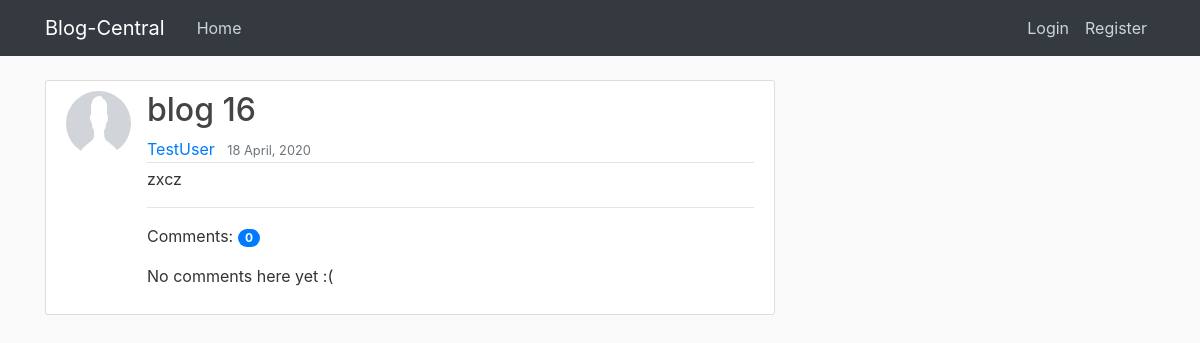
Page /post/15/ on the earlier database version.
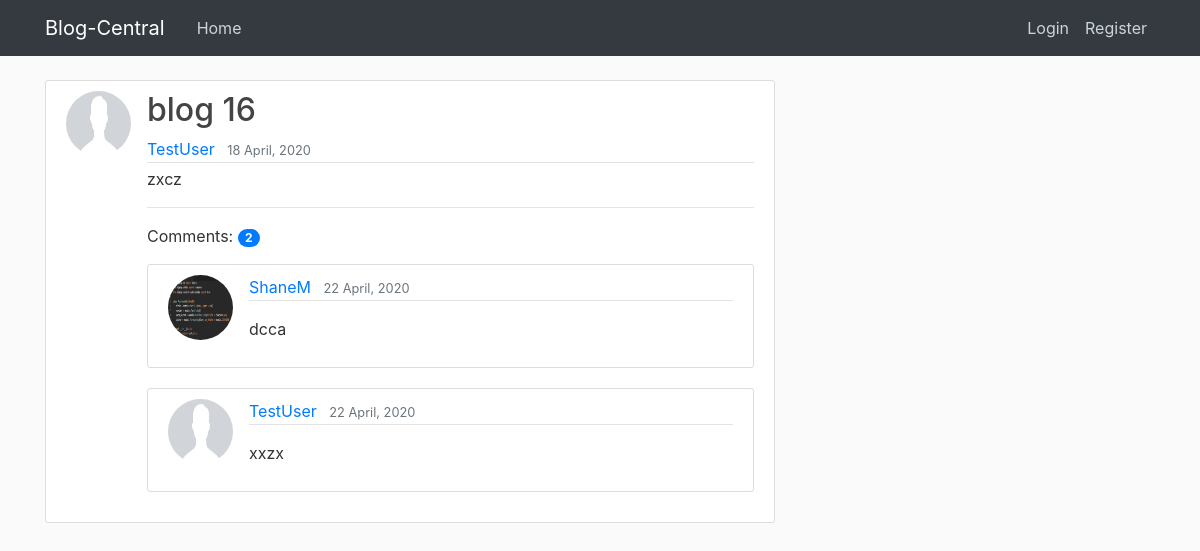
Same page on the later database version.
### blog/models.py (models this page shows, shortened)
class Post(models.Model):
    title = models.CharField(max_length = 100)
    content = models.TextField()
    date_posted = models.DateTimeField(default = timezone.now)
    author = models.ForeignKey(User, on_delete = models.CASCADE)

class Comment(models.Model):
    post = models.ForeignKey('blog.Post', on_delete=models.CASCADE, related_name='comments')
    author = models.ForeignKey(User, on_delete = models.CASCADE)
    content = models.TextField()
    date_posted = models.DateTimeField(default = timezone.now)

### users/models.py (models this page shows, shortened)
class Profile(models.Model):
    user = models.OneToOneField(User, on_delete = models.CASCADE)
    image = models.ImageField(default = 'default.jpg', upload_to =  'profile_pics')

### blog/views.py (the view)
# urls.py: path('post/<int:pk>/',  PostDetailView.as_view(), name= 'post-detail' ),
class PostDetailView(DetailView):
    model = Post

### blog/templates/blog/post_detail.html (shortened to what this page needs)
{% extends 'blog/base.html'%}
{% load crispy_forms_tags %}
{% block content %}
<article class="media content-section">
    <img class="rounded-circle article-img" src=" {{ object.author.profile.image.url }}" alt="">
    <div class="media-body">
        <h2 class="article-title">{{ object.title }}</h2>
        <div class="article-metadata">
            <div class="row">
                <div class="col-md-9">
                    <a class="mr-2" href="{% url 'user-posts' object.author.username %}">{{ object.author }}</a>
                    <small class="text-muted">{{ object.date_posted |date:"d F, Y" }}</small>
                </div>
                <div class="col-md-3">
                </div>
            </div>
        </div>
        <p class="article-content">{{ object.content }}</p>
        <hr>
        <div class="row">
            <div class="col-md-9">
              <p>Comments:
                  <span class="badge badge-primary badge-pill">{{ post.comments.count }}</span>
              </p>
            </div>
            <div class="col-md-3">
            </div>
        </div>
        {% for comment in post.comments.all %}
            <article class="media content-section">
                <img class="rounded-circle article-img" src=" {{ comment.author.profile.image.url }}" alt="">
                <div class="media-body">
                    <div class="article-metadata">
                        <a class="mr-2" href="{% url 'user-posts' post.author.username %}">{{ comment.author }}</a>
                        <small class="text-muted">{{ comment.date_posted |date:"d F, Y" }}</small>
                    </div>
                    <p class="article-content">{{ comment.content|linebreaks }}</p>
                </div>
            </article>
        {% empty %}
            <p>No comments here yet :(</p>
        {% endfor %}
    </div>
</article>
{% endblock content %}

Differences in the rows shown:
computed for Post "blog 16": comments.count "0" → "2"
added Comment: author.profile.image (picture), author "ShaneM", date_posted "22 April, 2020", content "dcca"
added Comment: author.profile.image (placeholder picture), author "TestUser", date_posted "22 April, 2020", content "xxzx"
Other differences:
text no longer shown: "No comments here yet :("
